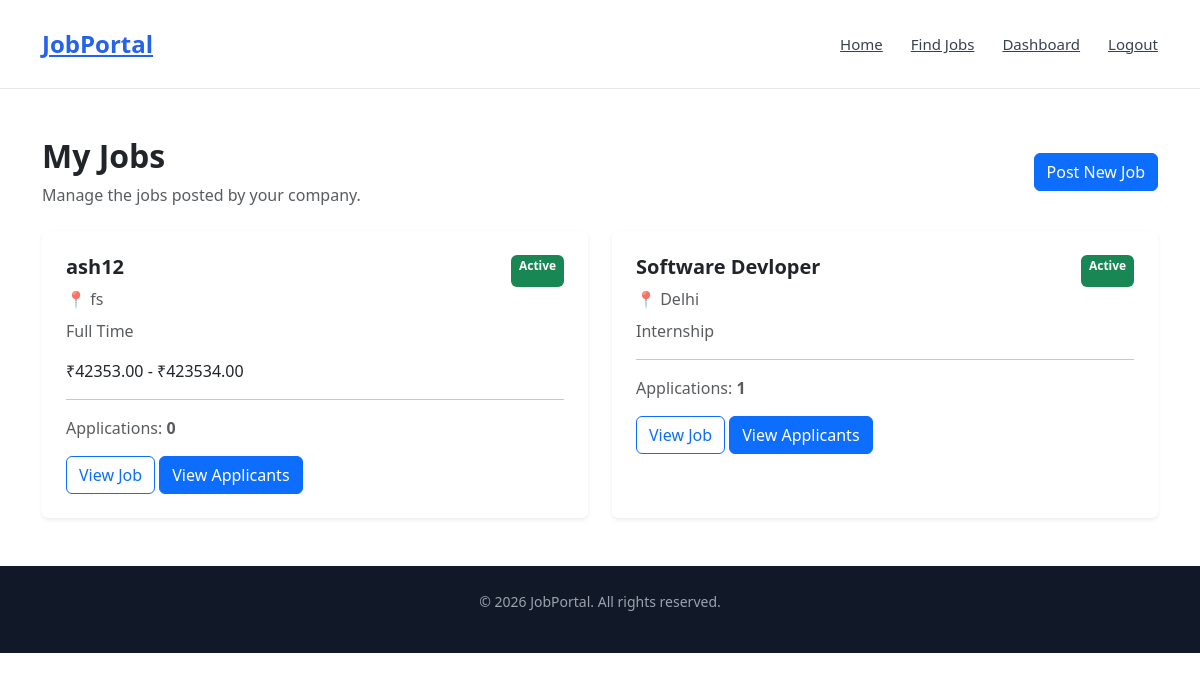
/recruiter/jobs/ (signed in), run on the app's committed database.
### jobs/models.py (models this page shows, shortened)
class Job(models.Model):
    class JobType(models.TextChoices):
        FULL_TIME = "FULL_TIME", "Full Time"
        PART_TIME = "PART_TIME", "Part Time"
        INTERNSHIP = "INTERNSHIP", "Internship"
        CONTRACT = "CONTRACT", "Contract"
    company = models.ForeignKey(
        Company,
        on_delete=models.CASCADE,
        related_name="jobs"
    )
    title = models.CharField(max_length=200)
    description = models.TextField()
    requirements = models.TextField()
    location = models.CharField(max_length=100)
    job_type = models.CharField(
        max_length=20,
        choices=JobType.choices,
        default=JobType.FULL_TIME
    )
    salary_min = models.DecimalField(
        max_digits=10,
        decimal_places=2,
        blank=True,
        null=True
    )
    salary_max = models.DecimalField(
        max_digits=10,
        decimal_places=2,
        blank=True,
        null=True
    )
    experience_required = models.CharField(
        max_length=100,
        blank=True
    )
    skills = models.TextField()
    deadline = models.DateField()
    is_active = models.BooleanField(default=True)
    created_at = models.DateTimeField(auto_now_add=True)
    updated_at = models.DateTimeField(auto_now=True)

### jobs/views.py (the view)
@login_required
@role_required("RECRUITER")
def recruiter_jobs(request):
    jobs = (
        request.user.company
        .jobs
        .order_by("-created_at")
    )
    return render(
        request,
        "jobs/recruiter_jobs.html",
        {"jobs": jobs}
    )

### jobs/templates/jobs/recruiter_jobs.html (shortened to what this page needs)
{% extends "base.html" %}
{% block content %}
<section class="py-5">
    <div class="container">
        <div class="d-flex justify-content-between align-items-center mb-4">
            <div>
                <h2 class="fw-bold">
                    My Jobs
                </h2>
                <p class="text-muted mb-0">
                    Manage the jobs posted by your company.
                </p>
            </div>
            <a
                href="{% url 'create_job' %}"
                class="btn btn-primary"
            >
                Post New Job
            </a>
        </div>
        {% if jobs %}
            <div class="row g-4">
                {% for job in jobs %}
                    <div class="col-lg-6">
                        <div class="card border-0 shadow-sm h-100">
                            <div class="card-body p-4">
                                <div class="d-flex justify-content-between">
                                    <h5 class="fw-bold">
                                        {{ job.title }}
                                    </h5>
                                    {% if job.is_active %}
                                        <span class="badge bg-success">
                                            Active
                                        </span>
                                    {% else %}
                                        <span class="badge bg-secondary">
                                            Inactive
                                        </span>
                                    {% endif %}
                                </div>
                                <p class="text-muted mb-2">
                                    📍 {{ job.location }}
                                </p>
                                <p class="text-muted">
                                    {{ job.get_job_type_display }}
                                </p>
                                {% if job.salary_min and job.salary_max %}
                                    <p>
                                        ₹{{ job.salary_min }}
                                        -
                                        ₹{{ job.salary_max }}
                                    </p>
                                {% endif %}
                                <hr>
                                <p class="text-muted">
                                    Applications:
                                    <strong>
                                        {{ job.applications.count }}
                                    </strong>
                                </p>
                                <a
                                    href="{% url 'job_detail' job.id %}"
                                    class="btn btn-outline-primary"
                                >
                                    View Job
                                </a>
                                <a
                                    href="{% url 'job_applicants' job.id %}"
                                    class="btn btn-primary"
                                >
                                    View Applicants
                                </a>
                            </div>
                        </div>
                    </div>
                {% endfor %}
            </div>
        {% endif %}
    </div>
</section>
{% endblock %}

### static/css/style.css (style rules this page uses)
* { margin: 0; padding: 0; box-sizing: border-box; }
body { font-family: Arial, sans-serif; background-color: #f7f8fc; color: #1f2937; line-height: 1.6; }
a { text-decoration: none; color: inherit; }
.container { width: 90%; max-width: 1200px; margin: 0 auto; }

### data on the page
Job: title "ash12", is_active "Active", location "fs", job_type "Full Time", salary_min "42353.00", salary_max "423534.00", applications.count "0"
Job: title "Software Devloper", is_active "Active", location "Delhi", job_type "Internship", applications.count "1"
